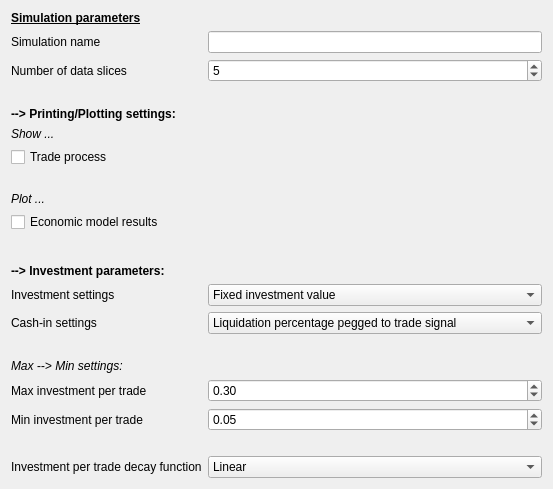
              <widget class="QWidget" name="scrollAreaWidgetContents">
               <property name="geometry">
                <rect>
                 <x>0</x>
                 <y>0</y>
                 <width>553</width>
                 <height>459</height>
                </rect>
               </property>
               <layout class="QFormLayout" name="formLayout_6">
                <item row="0" column="0">
                 <widget class="QLabel" name="label_88">
                  <property name="text">
                   <string>&lt;html&gt;&lt;head/&gt;&lt;body&gt;&lt;p&gt;&lt;span style=&quot; font-size:9pt; font-weight:600; text-decoration: underline;&quot;&gt;Simulation parameters&lt;/span&gt;&lt;/p&gt;&lt;/body&gt;&lt;/html&gt;</string>
                  </property>
                 </widget>
                </item>
                <item row="1" column="0">
                 <widget class="QLabel" name="label_89">
                  <property name="text">
                   <string>Simulation name</string>
                  </property>
                 </widget>
                </item>
                <item row="2" column="0">
                 <widget class="QLabel" name="label_90">
                  <property name="text">
                   <string>Number of data slices</string>
                  </property>
                 </widget>
                </item>
                <item row="2" column="1">
                 <widget class="QSpinBox" name="nb_data_slices">
                  <property name="maximum">
                   <number>999999</number>
                  </property>
                  <property name="value">
                   <number>5</number>
                  </property>
                 </widget>
                </item>
                <item row="3" column="0">
                 <spacer name="verticalSpacer_28">
                  <property name="orientation">
                   <enum>Qt::Vertical</enum>
                  </property>
                  <property name="sizeType">
                   <enum>QSizePolicy::Fixed</enum>
                  </property>
                  <property name="sizeHint" stdset="0">
                   <size>
                    <width>20</width>
                    <height>13</height>
                   </size>
                  </property>
                 </spacer>
                </item>
                <item row="4" column="0">
                 <widget class="QLabel" name="label_91">
                  <property name="text">
                   <string>&lt;html&gt;&lt;head/&gt;&lt;body&gt;&lt;p&gt;&lt;span style=&quot; font-size:9pt; font-weight:600;&quot;&gt;--&amp;gt; Printing/Plotting settings:&lt;/span&gt;&lt;/p&gt;&lt;/body&gt;&lt;/html&gt;</string>
                  </property>
                 </widget>
                </item>
                <item row="5" column="0">
                 <widget class="QLabel" name="label_92">
                  <property name="text">
                   <string>&lt;html&gt;&lt;head/&gt;&lt;body&gt;&lt;p&gt;&lt;span style=&quot; font-style:italic;&quot;&gt;Show ...&lt;/span&gt;&lt;/p&gt;&lt;/body&gt;&lt;/html&gt;</string>
                  </property>
                 </widget>
                </item>
                <item row="6" column="0">
                 <widget class="QCheckBox" name="print_trade_process_sim">
                  <property name="text">
                   <string>Trade process</string>
                  </property>
                 </widget>
                </item>
                <item row="7" column="0">
                 <spacer name="verticalSpacer_29">
                  <property name="orientation">
                   <enum>Qt::Vertical</enum>
                  </property>
                  <property name="sizeType">
                   <enum>QSizePolicy::Fixed</enum>
                  </property>
                  <property name="sizeHint" stdset="0">
                   <size>
                    <width>20</width>
                    <height>13</height>
                   </size>
                  </property>
                 </spacer>
                </item>
                <item row="8" column="0">
                 <widget class="QLabel" name="label_94">
                  <property name="text">
                   <string>&lt;html&gt;&lt;head/&gt;&lt;body&gt;&lt;p&gt;&lt;span style=&quot; font-style:italic;&quot;&gt;Plot ...&lt;/span&gt;&lt;/p&gt;&lt;/body&gt;&lt;/html&gt;</string>
                  </property>
                 </widget>
                </item>
                <item row="9" column="0">
                 <widget class="QCheckBox" name="plot_eco_model_results_sim">
                  <property name="text">
                   <string>Economic model results</string>
                  </property>
                 </widget>
                </item>
                <item row="10" column="0">
                 <spacer name="verticalSpacer_30">
                  <property name="orientation">
                   <enum>Qt::Vertical</enum>
                  </property>
                  <property name="sizeType">
                   <enum>QSizePolicy::Fixed</enum>
                  </property>
                  <property name="sizeHint" stdset="0">
                   <size>
                    <width>20</width>
                    <height>20</height>
                   </size>
                  </property>
                 </spacer>
                </item>
                <item row="11" column="0">
                 <widget class="QLabel" name="label_93">
                  <property name="text">
                   <string>&lt;html&gt;&lt;head/&gt;&lt;body&gt;&lt;p&gt;&lt;span style=&quot; font-size:9pt; font-weight:600;&quot;&gt;--&amp;gt; Investment parameters:&lt;/span&gt;&lt;/p&gt;&lt;/body&gt;&lt;/html&gt;</string>
                  </property>
                 </widget>
                </item>
                <item row="12" column="0">
                 <widget class="QLabel" name="label_95">
                  <property name="text">
                   <string>Investment settings</string>
                  </property>
                 </widget>
                </item>
                <item row="12" column="1">
                 <widget class="QComboBox" name="investment_settings">
                  <property name="currentIndex">
                   <number>0</number>
                  </property>
                  <item>
                   <property name="text">
                    <string>Fixed investment value</string>
                   </property>
                  </item>
                  <item>
                   <property name="text">
                    <string>Fixed investment percentage</string>
                   </property>
                  </item>
                  <item>
                   <property name="text">
                    <string>Investment value pegged to trade signal</string>
                   </property>
                  </item>
                  <item>
                   <property name="text">
                    <string>Investment percentage pegged to trade signal</string>
                   </property>
                  </item>
                 </widget>
                </item>
                <item row="13" column="0">
                 <widget class="QLabel" name="label_96">
                  <property name="text">
                   <string>Cash-in settings</string>
                  </property>
                 </widget>
                </item>
                <item row="13" column="1">
                 <widget class="QComboBox" name="cash_in_settings">
                  <property name="currentIndex">
                   <number>2</number>
                  </property>
                  <item>
                   <property name="text">
                    <string>Total asset liquidation</string>
                   </property>
                  </item>
                  <item>
                   <property name="text">
                    <string>Fixed liquidation percentage</string>
                   </property>
                  </item>
                  <item>
                   <property name="text">
                    <string>Liquidation percentage pegged to trade signal</string>
                   </property>
                  </item>
                 </widget>
                </item>
                <item row="14" column="0">
                 <spacer name="verticalSpacer_32">
                  <property name="orientation">
                   <enum>Qt::Vertical</enum>
                  </property>
                  <property name="sizeType">
                   <enum>QSizePolicy::Fixed</enum>
                  </property>
                  <property name="sizeHint" stdset="0">
                   <size>
                    <width>20</width>
                    <height>13</height>
                   </size>
                  </property>
                 </spacer>
                </item>
                <item row="15" column="0">
                 <widget class="QLabel" name="label_97">
                  <property name="text">
                   <string>&lt;html&gt;&lt;head/&gt;&lt;body&gt;&lt;p&gt;&lt;span style=&quot; font-style:italic;&quot;&gt;Max --&amp;gt; Min settings:&lt;/span&gt;&lt;/p&gt;&lt;/body&gt;&lt;/html&gt;</string>
                  </property>
                 </widget>
                </item>
                <item row="16" column="0">
                 <widget class="QLabel" name="label_98">
                  <property name="text">
                   <string>Max investment per trade</string>
                  </property>
                 </widget>
                </item>
                <item row="16" column="1">
                 <widget class="QDoubleSpinBox" name="max_investment_per_trade_percent">
                  <property name="maximum">
                   <double>1.000000000000000</double>
                  </property>
                  <property name="singleStep">
                   <double>0.010000000000000</double>
                  </property>
                  <property name="value">
                   <double>0.300000000000000</double>
                  </property>
                 </widget>
                </item>
                <item row="17" column="0">
                 <widget class="QLabel" name="label_99">
                  <property name="text">
                   <string>Min investment per trade</string>
                  </property>
                 </widget>
                </item>
                <item row="17" column="1">
                 <widget class="QDoubleSpinBox" name="min_investment_per_trade_percent">
                  <property name="maximum">
                   <double>1.000000000000000</double>
                  </property>
                  <property name="singleStep">
                   <double>0.010000000000000</double>
                  </property>
                  <property name="value">
                   <double>0.050000000000000</double>
                  </property>
                 </widget>
                </item>
                <item row="18" column="0">
                 <spacer name="verticalSpacer_33">
                  <property name="orientation">
                   <enum>Qt::Vertical</enum>
                  </property>
                  <property name="sizeType">
                   <enum>QSizePolicy::Fixed</enum>
                  </property>
                  <property name="sizeHint" stdset="0">
                   <size>
                    <width>20</width>
                    <height>13</height>
                   </size>
                  </property>
                 </spacer>
                </item>
                <item row="19" column="0">
                 <widget class="QLabel" name="label_101">
                  <property name="text">
                   <string>Investment per trade decay function</string>
                  </property>
                 </widget>
                </item>
                <item row="19" column="1">
                 <widget class="QComboBox" name="investment_per_trade_decay_function">
                  <property name="currentIndex">
                   <number>1</number>
                  </property>
                  <item>
                   <property name="text">
                    <string>Fixed value</string>
                   </property>
                  </item>
                  <item>
                   <property name="text">
                    <string>Linear</string>
                   </property>
                  </item>
                  <item>
                   <property name="text">
                    <string>Exponential</string>
                   </property>
                  </item>
                  <item>
                   <property name="text">
                    <string>Logarithmic</string>
                   </property>
                  </item>
                 </widget>
                </item>
                <item row="1" column="1">
                 <widget class="QLineEdit" name="simulation_name"/>
                </item>
               </layout>
              </widget>
